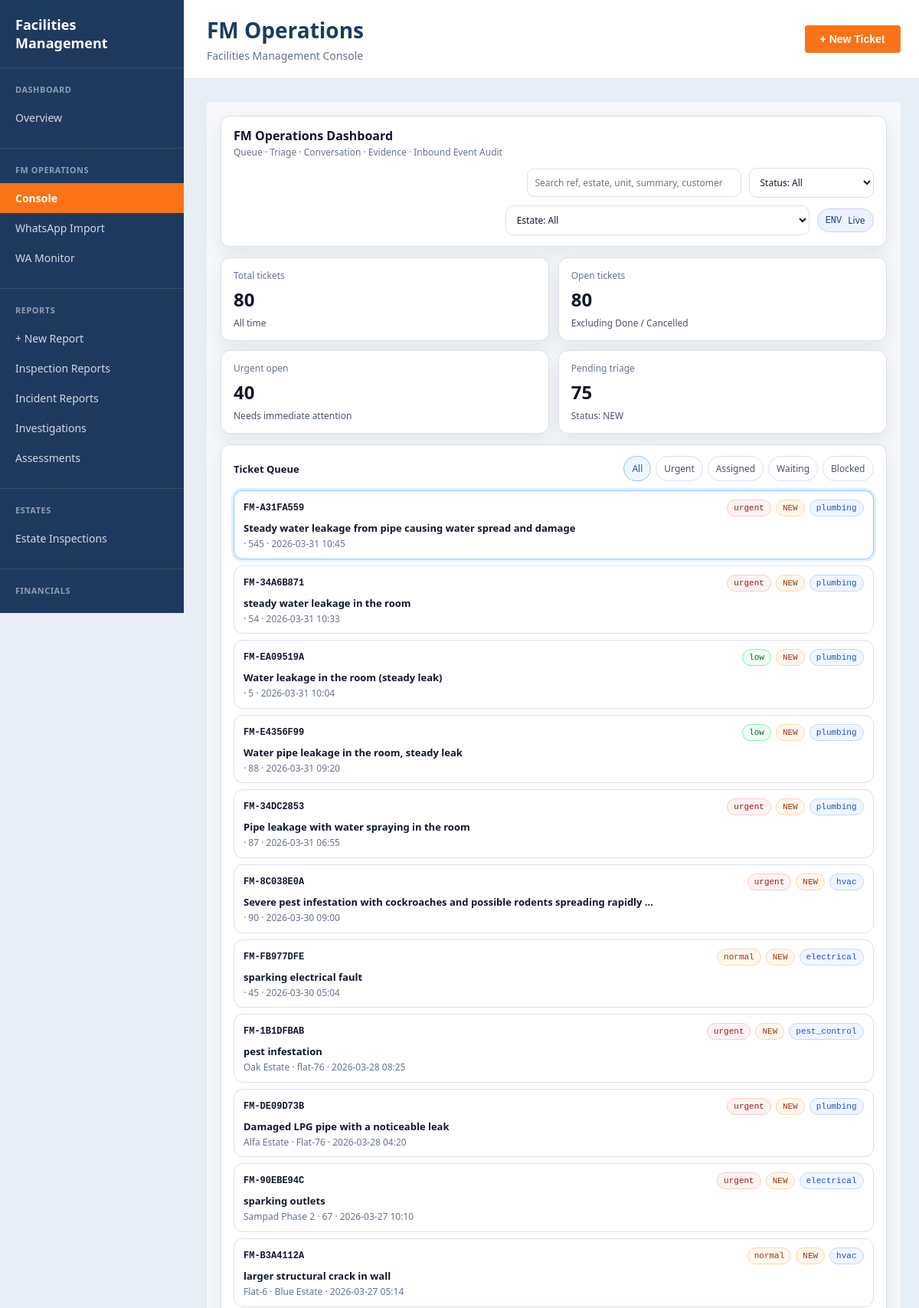
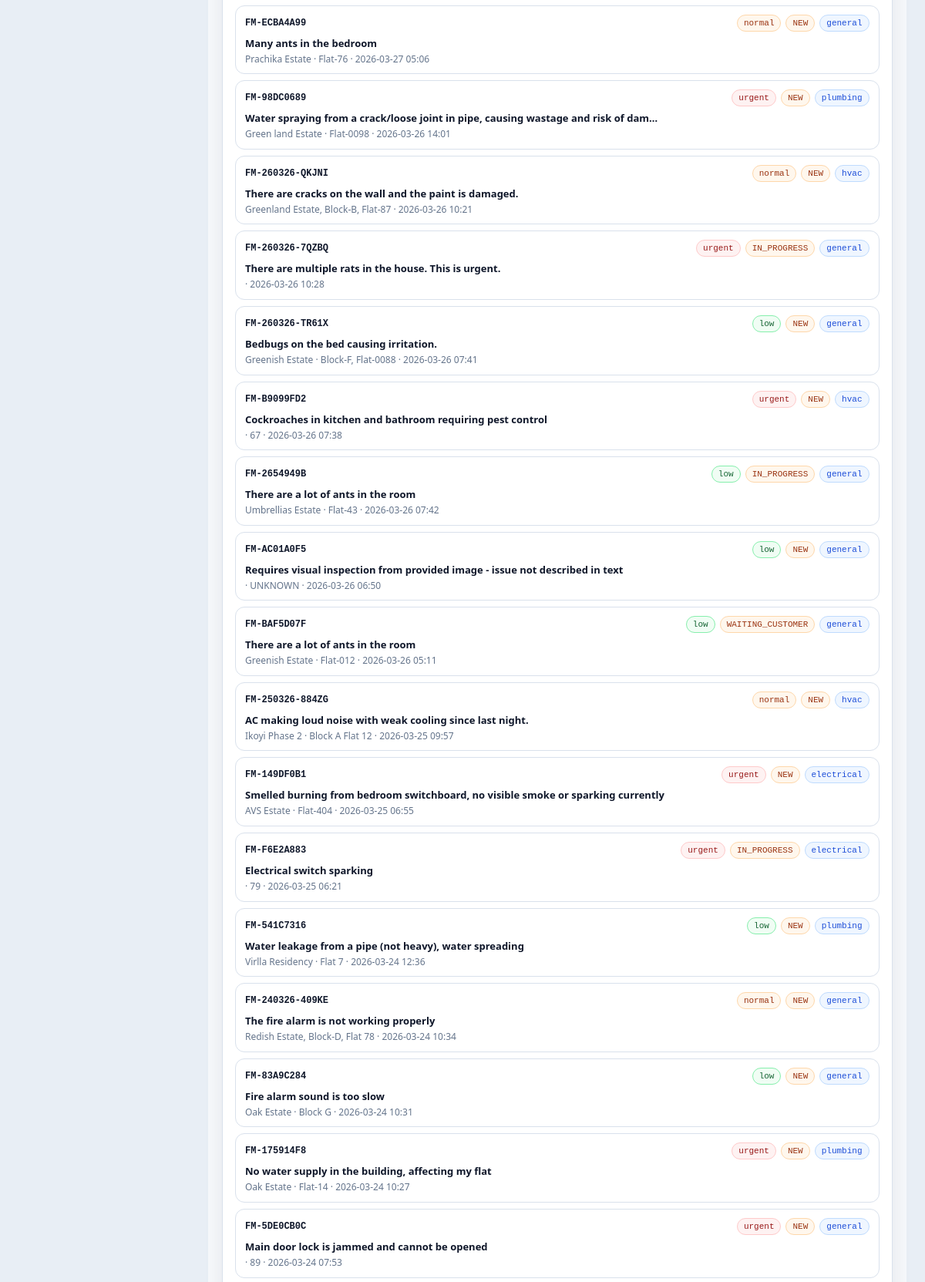
The app's page /ops/console (upper part) with its own data (2 pictures, top to bottom).
### tables this page shows
CREATE TABLE fm_tickets (
    id          INTEGER PRIMARY KEY AUTOINCREMENT,
    ref         TEXT NOT NULL UNIQUE,          -- FM-DDMMYY-XXXXX
    estate      TEXT NOT NULL DEFAULT '',
    unit        TEXT NOT NULL DEFAULT '',
    customer    TEXT NOT NULL DEFAULT '',
    source      TEXT NOT NULL DEFAULT 'webchat'
                    CHECK(source IN ('webchat','whatsapp','whatsapp_json','system','manual')),
    priority    TEXT NOT NULL DEFAULT 'normal'
                    CHECK(priority IN ('urgent','normal','low')),
    category    TEXT NOT NULL DEFAULT 'general'
                    CHECK(category IN ('general','electrical','plumbing','hvac',
                                       'security','carpentry','cleaning','painting','pest_control')),
    status      TEXT NOT NULL DEFAULT 'NEW'
                    CHECK(status IN ('NEW','TRIAGED','ASSIGNED','IN_PROGRESS',
                                     'WAITING_CUSTOMER','BLOCKED','DONE','CANCELLED')),
    assignee    TEXT DEFAULT '',
    summary     TEXT NOT NULL DEFAULT '',
    materials   TEXT DEFAULT '',
    location_note TEXT DEFAULT '',
    created_at  TIMESTAMP DEFAULT CURRENT_TIMESTAMP,
    updated_at  TIMESTAMP DEFAULT CURRENT_TIMESTAMP
);

### app.py (the view)
@app.route('/ops/console')
def fm_console():
    conn = get_engine_db()
    total = conn.execute("SELECT COUNT(*) FROM fm_tickets").fetchone()[0]
    open_tickets = conn.execute("""
        SELECT COUNT(*) FROM fm_tickets
        WHERE status NOT IN ('DONE','CANCELLED')
    """).fetchone()[0]
    urgent = conn.execute("""
        SELECT COUNT(*) FROM fm_tickets
        WHERE priority='urgent'
    """).fetchone()[0]
    triage = conn.execute("""
        SELECT COUNT(*) FROM fm_tickets
        WHERE status='NEW'
    """).fetchone()[0]
    tickets = conn.execute("""
        SELECT *
        FROM fm_tickets
        ORDER BY created_at DESC
        LIMIT 30
    """).fetchall()
    estates = conn.execute("""
        SELECT DISTINCT estate FROM fm_tickets
    """).fetchall()
    estates = [e[0] for e in estates]
    events = conn.execute("""
        SELECT *
        FROM fm_inbound_events
        ORDER BY received_at DESC
        LIMIT 20
    """).fetchall()
    conn.close()
    kpis = {
        "total": total,
        "open": open_tickets,
        "urgent": urgent,
        "pending_triage": triage
    }
    return render_template(
        "fm/dashboard.html",
        kpis=kpis,
        tickets=tickets,
        estates=estates,
        events=events
    )

### app.py (called while the page is built)
def get_engine_db():
    import os
    import sqlite3
    db_path = os.path.join(os.path.dirname(__file__), "engine.db")
    print("DB PATH:", db_path)
    conn = sqlite3.connect(db_path)
    conn.row_factory = sqlite3.Row
    return conn

### templates/fm/dashboard.html (shortened to what this page needs)
{% extends 'layouts/app.html' %}
{% block extra_styles %}
<link rel="stylesheet" href="{{ url_for('static', filename='css/pages/fm.css') }}">
{% endblock %}
{% block sidebar %}
    {% set active_nav = 'fm_dashboard' %}
    {% include 'components/sidebar.html' %}
{% endblock %}
{% block topbar %}
<div class="topbar-title">
    <h1>FM Operations</h1>
    <p>Facilities Management Console</p>
</div>
<div class="topbar-actions">
    <button class="btn btn-primary" onclick="FM.openNewTicketModal()">+ New Ticket</button>
</div>
{% endblock %}
{% block content %}
<div class="fm-app" id="fm-app">
    <div class="fm-topbar">
        <div>
            <h1>FM Operations Dashboard</h1>
            <div class="fm-meta">Queue · Triage · Conversation · Evidence · Inbound Event Audit</div>
        </div>
        <div class="fm-topbar-right">
            <input class="fm-input fm-search" id="fm-search"
                   placeholder="Search ref, estate, unit, summary, customer" />
            <select class="fm-select" id="fm-filter-status" onchange="FM.applyFilters()">
                <option value="">Status: All</option>
            </select>
            <select class="fm-select" id="fm-filter-estate" onchange="FM.applyFilters()">
                <option value="">Estate: All</option>
            </select>
            <span class="fm-chip"><span class="fm-mono">ENV</span> Live</span>
        </div>
    </div>
    <section class="fm-kpis">
        <div class="fm-card fm-kpi">
            <div class="fm-label">Total tickets</div>
            <div class="fm-value" id="kpi-total">{{ kpis.total }}</div>
            <div class="fm-trend">All time</div>
        </div>
        <div class="fm-card fm-kpi">
            <div class="fm-label">Open tickets</div>
            <div class="fm-value" id="kpi-open">{{ kpis.open }}</div>
            <div class="fm-trend">Excluding Done / Cancelled</div>
        </div>
        <div class="fm-card fm-kpi">
            <div class="fm-label">Urgent open</div>
            <div class="fm-value" id="kpi-urgent">{{ kpis.urgent }}</div>
            <div class="fm-trend">Needs immediate attention</div>
        </div>
        <div class="fm-card fm-kpi">
            <div class="fm-label">Pending triage</div>
            <div class="fm-value" id="kpi-triage">{{ kpis.pending_triage }}</div>
            <div class="fm-trend">Status: NEW</div>
        </div>
    </section>
    <section class="fm-grid">
       <div class="fm-card">
        <div class="fm-queue-header">
            <h2>Ticket Queue</h2>
            <div class="fm-tabs">
                <div class="fm-tab active" onclick="FM.filterTab(this,'')">All</div>
                <div class="fm-tab" onclick="FM.filterTab(this,'urgent')">Urgent</div>
                <div class="fm-tab" onclick="FM.filterTab(this,'assigned')">Assigned</div>
                <div class="fm-tab" onclick="FM.filterTab(this,'waiting')">Waiting</div>
                <div class="fm-tab" onclick="FM.filterTab(this,'blocked')">Blocked</div>
            </div>
        </div>
        <div class="fm-list" id="fm-ticket-list">
            {% if tickets %}
                {% for t in tickets %}
                <div class="fm-ticket {% if loop.first %}active{% endif %}"
                    id="ticket-row-{{ t.ref }}"
                    onclick="FM.selectTicket('{{ t.ref }}')"
                    data-ref="{{ t.ref }}"
                    data-status="{{ t.status }}"
                    data-priority="{{ t.priority }}"
                    data-estate="{{ t.estate }}">
                    <div class="fm-ticket-top">
                        <div class="fm-ref">{{ t.ref }}</div>
                        <div class="fm-badges">
                            <span class="fm-badge {% if t.priority == 'urgent' %}bad{% elif t.priority == 'low' %}good{% else %}warn{% endif %}">
                                {{ t.priority }}
                            </span>
                            <span class="fm-badge warn">
                                {{ t.status }}
                            </span>
                            <span class="fm-badge info">
                                {{ t.category }}
                            </span>
                        </div>
                    </div>
                    <div class="fm-summary">
                        {{ t.summary[:80] }}{% if t.summary|length > 80 %}…{% endif %}
                    </div>
                    <div class="fm-sub">
                        {{ t.estate }}
                        {% if t.unit %} · {{ t.unit }}{% endif %}
                        · {{ t.updated_at[:16] }}
                    </div>
                </div>
                {% endfor %}
            {% endif %}
         </div>
        </div>
    </section>
</div>
{% endblock %}

### static/css/base.css (style rules this page uses)
:root { --navy: #1e3a5f; --orange: #f97316; --white: #ffffff; --gray: #f3f4f6; --border: #e5e7eb; --sidebar-width: 240px; }
* { box-sizing: border-box; margin: 0; padding: 0; }
body { font-family: 'Segoe UI', Arial, sans-serif; background: #e8eef5; color: #1e293b; }
.topbar-title h1 { font-size: 28px; color: var(--navy); margin-bottom: 5px; }
.topbar-title p { font-size: 14px; color: #64748b; }
.topbar-actions { display: flex; gap: 10px; }
.btn { padding: 10px 20px; border: none; border-radius: 4px; cursor: pointer; font-weight: 600; font-size: 14px; text-decoration: none; display: inline-flex; align-items: center; gap: 8px; transition: all 0.2s; }
.btn-primary { background: var(--orange); color: white; }

### records on screen
fm_tickets: ref "FM-A31FA559", priority "urgent", status "NEW", category "plumbing", summary "Steady water leakage from pipe causing water spread and damage", unit "545", updated_at "2026-03-31 10:45"
fm_tickets: ref "FM-34A6B871", priority "urgent", status "NEW", category "plumbing", summary "steady water leakage in the room", unit "54", updated_at "2026-03-31 10:33"
fm_tickets: ref "FM-EA09519A", priority "low", status "NEW", category "plumbing", summary "Water leakage in the room (steady leak)", unit "5", updated_at "2026-03-31 10:04"
fm_tickets: ref "FM-E4356F99", priority "low", status "NEW", category "plumbing", summary "Water pipe leakage in the room, steady leak", unit "88", updated_at "2026-03-31 09:20"
fm_tickets: ref "FM-34DC2853", priority "urgent", status "NEW", category "plumbing", summary "Pipe leakage with water spraying in the room", unit "87", updated_at "2026-03-31 06:55"
fm_tickets: ref "FM-8C038E0A", priority "urgent", status "NEW", category "hvac", summary "Severe pest infestation with cockroaches and possible rodents spreading rapidly", unit "90", updated_at "2026-03-30 09:00"
fm_tickets: ref "FM-FB977DFE", priority "normal", status "NEW", category "electrical", summary "sparking electrical fault", unit "45", updated_at "2026-03-30 05:04"
fm_tickets: ref "FM-1B1DFBAB", priority "urgent", status "NEW", category "pest_control", summary "pest infestation", estate "Oak Estate", unit "flat-76", updated_at "2026-03-28 08:25"
fm_tickets: ref "FM-DE09D73B", priority "urgent", status "NEW", category "plumbing", summary "Damaged LPG pipe with a noticeable leak", estate "Alfa Estate", unit "Flat-76", updated_at "2026-03-28 04:20"
fm_tickets: ref "FM-90EBE94C", priority "urgent", status "NEW", category "electrical", summary "sparking outlets", estate "Sampad Phase 2", unit "67", updated_at "2026-03-27 10:10"
fm_tickets: ref "FM-B3A4112A", priority "normal", status "NEW", category "hvac", summary "larger structural crack in wall", estate "Flat-6", unit "Blue Estate", updated_at "2026-03-27 05:14"
fm_tickets: ref "FM-ECBA4A99", priority "normal", status "NEW", category "general", summary "Many ants in the bedroom", estate "Prachika Estate", unit "Flat-76", updated_at "2026-03-27 05:06"
fm_tickets: ref "FM-98DC0689", priority "urgent", status "NEW", category "plumbing", summary "Water spraying from a crack/loose joint in pipe, causing wastage and risk of dam", estate "Green land Estate", unit "Flat-0098", updated_at "2026-03-26 14:01"
fm_tickets: ref "FM-260326-QKJNI", priority "normal", status "NEW", category "hvac", summary "There are cracks on the wall and the paint is damaged.", estate "Greenland Estate, Block-B, Flat-87", updated_at "2026-03-26 10:21"
fm_tickets: ref "FM-260326-7QZBQ", priority "urgent", status "IN_PROGRESS", category "general", summary "There are multiple rats in the house. This is urgent.", updated_at "2026-03-26 10:28"
fm_tickets: ref "FM-260326-TR61X", priority "low", status "NEW", category "general", summary "Bedbugs on the bed causing irritation.", estate "Greenish Estate", unit "Block-F, Flat-0088", updated_at "2026-03-26 07:41"
fm_tickets: ref "FM-B9099FD2", priority "urgent", status "NEW", category "hvac", summary "Cockroaches in kitchen and bathroom requiring pest control", unit "67", updated_at "2026-03-26 07:38"
fm_tickets: ref "FM-2654949B", priority "low", status "IN_PROGRESS", category "general", summary "There are a lot of ants in the room", estate "Umbrellias Estate", unit "Flat-43", updated_at "2026-03-26 07:42"
fm_tickets: ref "FM-AC01A0F5", priority "low", status "NEW", category "general", summary "Requires visual inspection from provided image - issue not described in text", unit "UNKNOWN", updated_at "2026-03-26 06:50"
fm_tickets: ref "FM-BAF5D07F", priority "low", status "WAITING_CUSTOMER", category "general", summary "There are a lot of ants in the room", estate "Greenish Estate", unit "Flat-012", updated_at "2026-03-26 05:11"
fm_tickets: ref "FM-250326-884ZG", priority "normal", status "NEW", category "hvac", summary "AC making loud noise with weak cooling since last night.", estate "Ikoyi Phase 2", unit "Block A Flat 12", updated_at "2026-03-25 09:57"
fm_tickets: ref "FM-149DF0B1", priority "urgent", status "NEW", category "electrical", summary "Smelled burning from bedroom switchboard, no visible smoke or sparking currently", estate "AVS Estate", unit "Flat-404", updated_at "2026-03-25 06:55"
fm_tickets: ref "FM-F6E2A883", priority "urgent", status "IN_PROGRESS", category "electrical", summary "Electrical switch sparking", unit "79", updated_at "2026-03-25 06:21"
fm_tickets: ref "FM-541C7316", priority "low", status "NEW", category "plumbing", summary "Water leakage from a pipe (not heavy), water spreading", estate "Virlla Residency", unit "Flat 7", updated_at "2026-03-24 12:36"
fm_tickets: ref "FM-240326-409KE", priority "normal", status "NEW", category "general", summary "The fire alarm is not working properly", estate "Redish Estate, Block-D, Flat 78", updated_at "2026-03-24 10:34"
fm_tickets: ref "FM-83A9C284", priority "low", status "NEW", category "general", summary "Fire alarm sound is too slow", estate "Oak Estate", unit "Block G", updated_at "2026-03-24 10:31"
fm_tickets: ref "FM-175914F8", priority "urgent", status "NEW", category "plumbing", summary "No water supply in the building, affecting my flat", estate "Oak Estate", unit "Flat-14", updated_at "2026-03-24 10:27"
fm_tickets: ref "FM-5DE0CB0C", priority "urgent", status "NEW", category "general", summary "Main door lock is jammed and cannot be opened", unit "89", updated_at "2026-03-24 07:53"

### other values on screen
{{ kpis.total }} "80"
{{ kpis.open }} "80"
{{ kpis.urgent }} "40"
{{ kpis.pending_triage }} "75"
